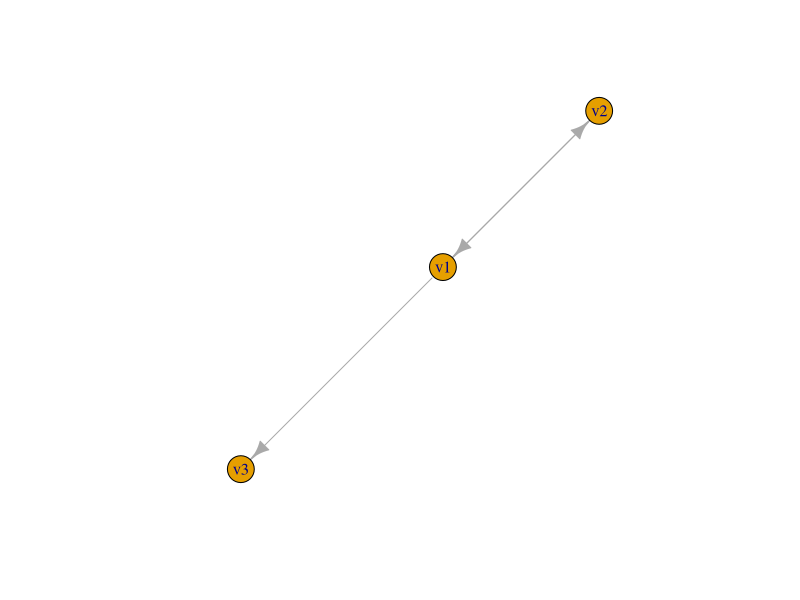
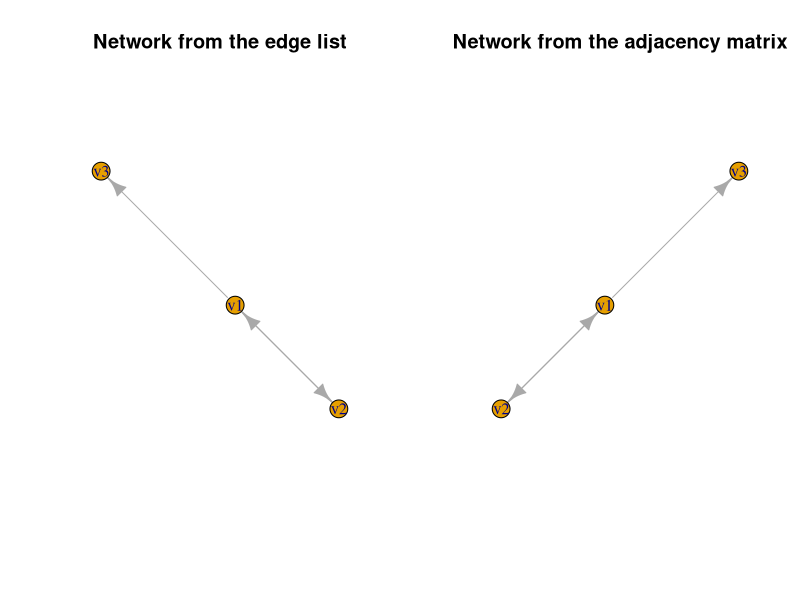
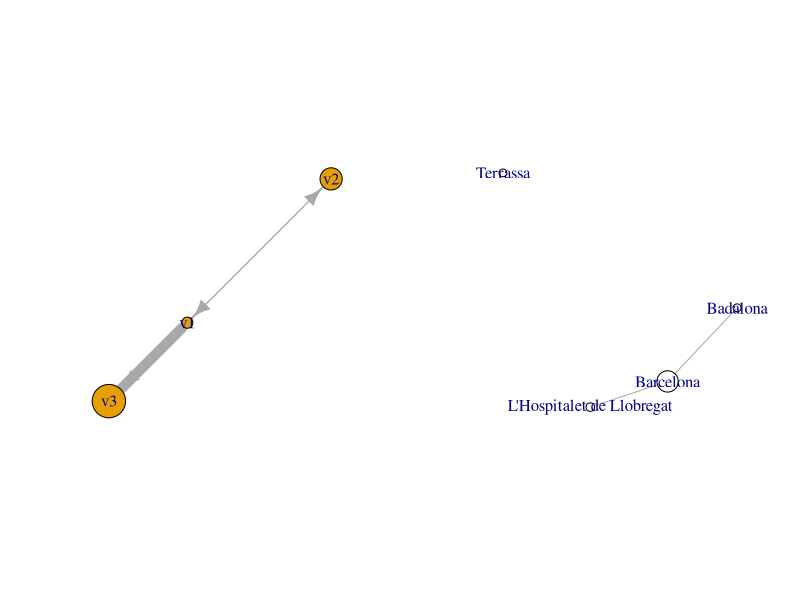

R code for these plots, in order: (Note: this script raises an error after producing the figures.)
## ---- chunk 1
required_packages <- c("igraph")
## ---- chunk 2
packages_to_install <- required_packages[!(required_packages %in% installed.packages()[,"Package"])]
if(length(packages_to_install)) install.packages(packages_to_install)
## ---- chunk 3
invisible(lapply(required_packages, library, character.only = TRUE))
## ---- chunk 4
# record info in an edgelist
el <- matrix(c(c("v1","v1","v2"), # these are the sources 
               c("v2","v3","v1")),# these are the targets
             ncol=2)

# convert into a graph
el_g <- graph_from_edgelist(el, directed = TRUE)
V(el_g) # view the nodes
E(el_g) # view the edges

# plot the graph
plot(el_g)
## ---- chunk 5
al <- as_adj_edge_list(el_g)
## ---- chunk 6
# define the adjacency matrix of the network
am <- matrix(c(0,1,1,1,0,0,0,0,0), ncol = 3, byrow = TRUE)
rownames(am) <- c("v1","v2","v3")
colnames(am) <- c("v1","v2","v3")

# create a network from the adjacency matrix
am_g <- graph_from_adjacency_matrix(am)
## ---- chunk 7
# check that the graphs are identical
identical_graphs(am_g,el_g)
## ---- chunk 8
# plot them together
par(mfrow=c(1,2))
plot(el_g, main = "Network from the edge list")
plot(am_g, main = "Network from the adjacency matrix")
## ---- chunk 9
# add vertex to the graph
el_2_g<- add.vertices(el_g,1,name="v4")
# define edgelist
el_2 <- as_edgelist(el_2_g)
# compare with original edgelist
all(el==el_2)

# add vertex to adjacency matrix
am_2 <- rbind(am,v4=0)
am_2 <- cbind(am_2,v4=0)
# create network out of it
am_2_g <- graph_from_adjacency_matrix(am_2)

# compare the modified networks
identical_graphs(am_2_g,el_2_g)
## ---- chunk 10
# define attribute dataframes
node_attributes_df <- data.frame(name = c("v1","v2","v3"), size = c(10,20,30))
edge_attributes_df <- data.frame(weight = c(1,10,1))

# assign attributes
V(am_g)$size <- node_attributes_df$size
E(am_g)$weight <- edge_attributes_df$weight

# check that they have been assigned
vertex_attr(am_g)
edge_attr(am_g)

# plot the graph
plot(am_g, 
     vertex.size = V(am_g)$size,
     edge.width = E(am_g)$weight)
## ---- chunk 11
# define columns of the dataframe 
city <- c("Barcelona","L'Hospitalet de Llobregat","Terrassa","Badalona")
pop <- c(1664182,269382,223627,223166)
lon <- c(2.176944, 2.1, 2.013, 2.246111)
lat <- c(41.382778, 41.359722, 41.57, 41.448889)

# define dataframe
city_pop_df <- data.frame(city,pop,lon,lat)

# initialise "category" column 
city_pop_df$category <- NA

# define function to associate a category to the population
which_category <- function(x){
  try(if(!is.numeric(x)) stop("The input must be a numerical value"))
  if (x >= 1000000){category <- "large"}
  else if (x < 1000000 & x>= 250000){category <- "medium"}
  else if (x < 250000){category <- "small"}
  return(category)
}

# assign a category to each city using the above function
for (i in 1:nrow(city_pop_df)) {
  city_pop_df$category[i] <- which_category(city_pop_df$pop[i])
}

# transform the column into factors
city_pop_df$category <- factor(city_pop_df$category)
## ---- chunk 12
# find number of cities
n_cities <- nrow(city_pop_df)

# initialise matrix of longitude differences
lon_diff <- matrix(NA, 
                   ncol = n_cities,
                   nrow = n_cities)
colnames(lon_diff) <- city_pop_df$city
rownames(lon_diff) <- city_pop_df$city

# initialise matrix of latitude differences
lat_diff <- lon_diff

# check that pairs of nodes
for (i in 1:n_cities) {
  for (j in 1:n_cities) {
    lon_diff[i,j] <- abs(city_pop_df[i,"lon"]-city_pop_df[j,"lon"])
    lat_diff[i,j] <- abs(city_pop_df[i,"lat"]-city_pop_df[j,"lat"])
    lon_diff[i,i] <- Inf # ensure that the cities are not connected to themselves
  }
}

# derive adj matrix
adj_matrix <- (lat_diff<0.1) * (lon_diff<0.1)

# define network out of it
city_network <- graph_from_adjacency_matrix(adj_matrix, mode = "undirected")

# assign attributes
V(city_network)$city <- city_pop_df$city
V(city_network)$pop <- city_pop_df$pop
V(city_network)$lon <- city_pop_df$lon
V(city_network)$lat <- city_pop_df$lat
V(city_network)$category <- as.character(city_pop_df$category)

# plot the network
plot(city_network, 
     vertex.size = sqrt(V(city_network)$pop/5000),
     vertex.color = as.numeric(V(city_network)$category)+1,
     layout = cbind(V(city_network)$lon,V(city_network)$lat)
     )
## ---- chunk 13
# save as graphml
write_graph(city_network,
            "data/city_network.graphml", #this saves the network in your working directory.
            format="graphml")
